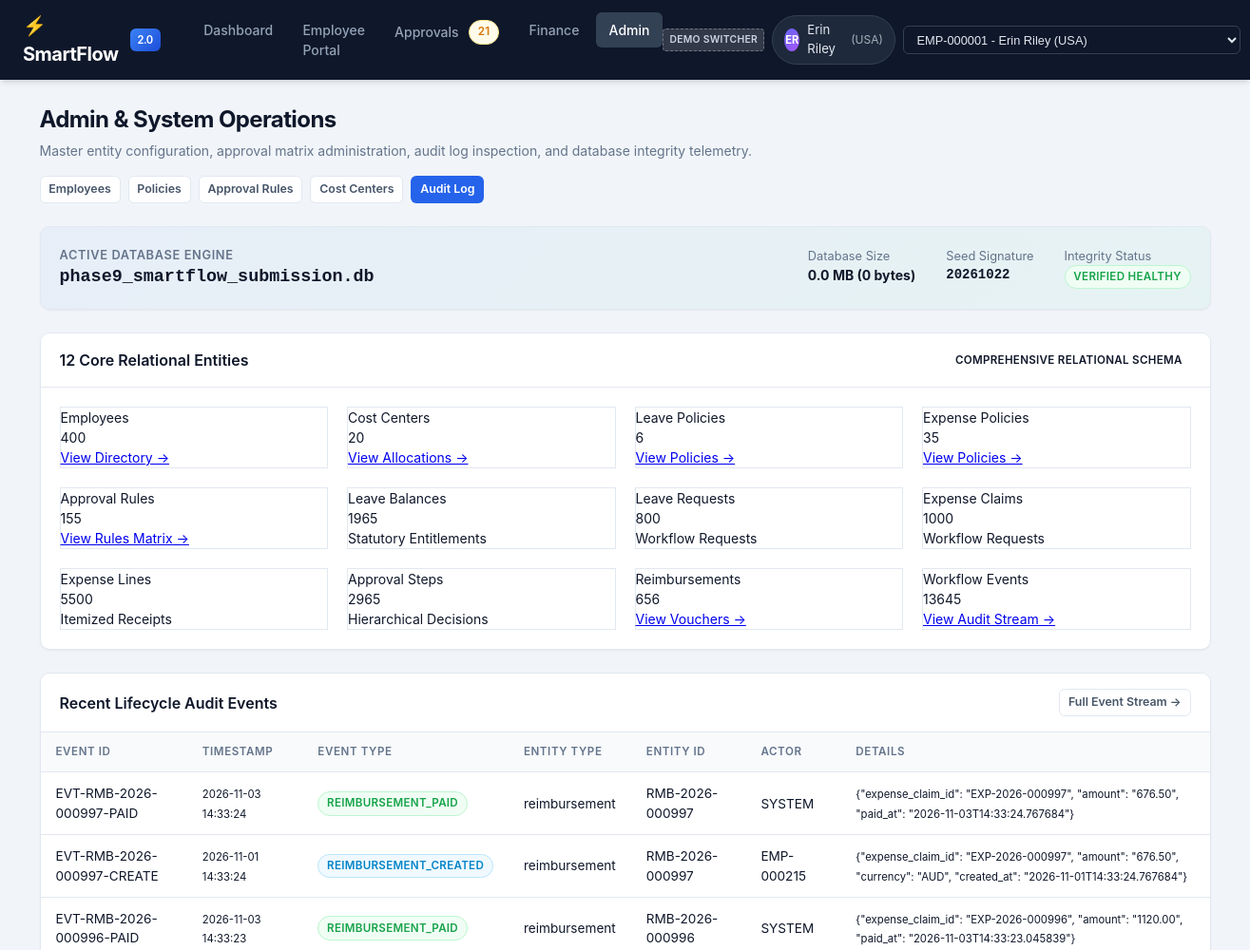
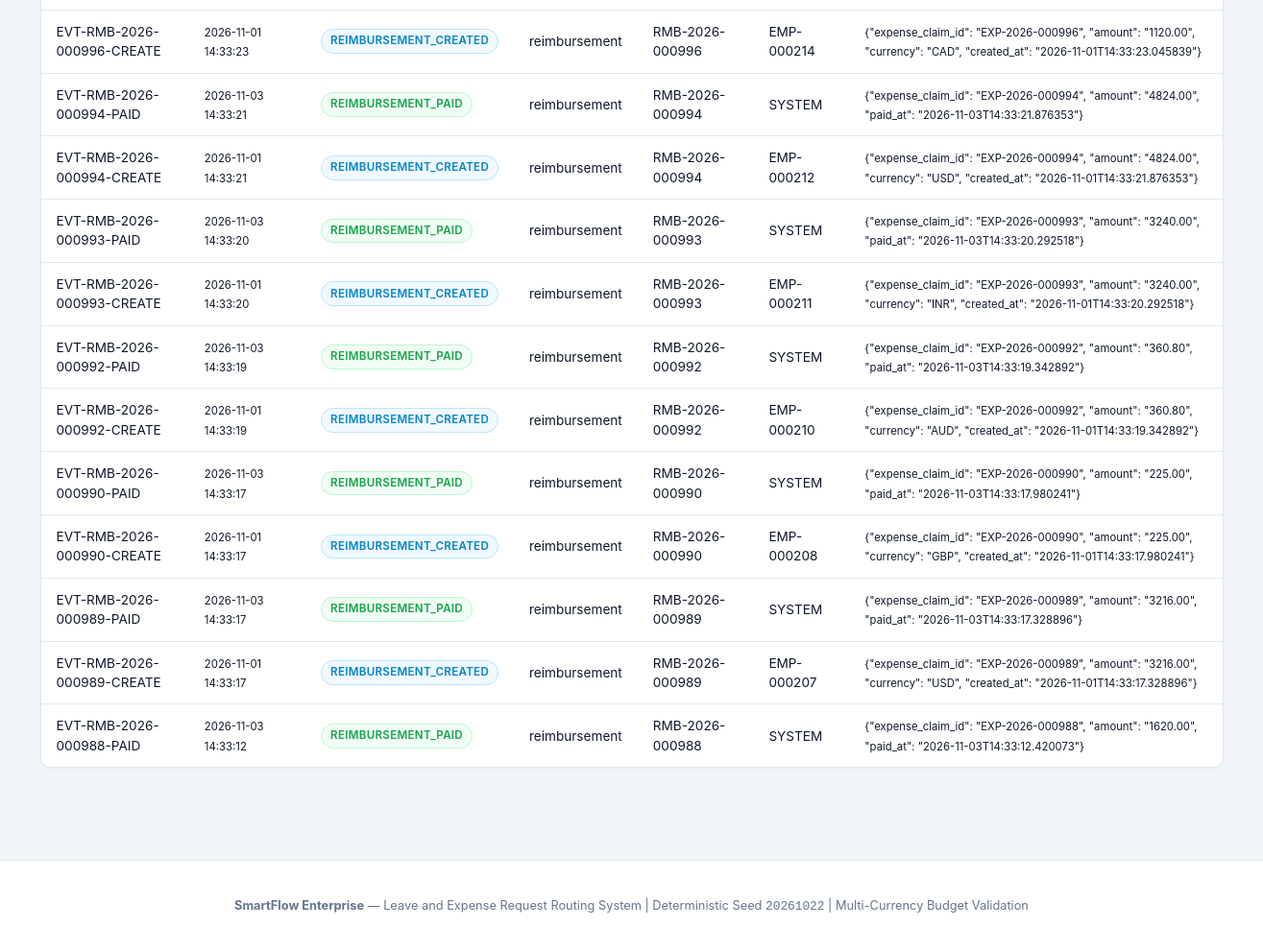
The app's page /admin/ with its own data (2 pictures, top to bottom).
### models/__init__.py (models this page shows)
class Employee(db.Model):
    __tablename__ = "employees"
    employee_id = db.Column(db.String(16), primary_key=True)
    first_name = db.Column(db.String(80), nullable=False)
    last_name = db.Column(db.String(80), nullable=False)
    email = db.Column(db.String(255), nullable=False, unique=True)
    country = db.Column(db.String(64), nullable=False)
    department = db.Column(db.String(80), nullable=False)
    job_title = db.Column(db.String(120), nullable=False)
    manager_id = db.Column(
        db.String(16),
        db.ForeignKey("employees.employee_id"),
        nullable=True,
    )
    cost_center_id = db.Column(
        db.String(32),
        db.ForeignKey("cost_centers.cost_center_id"),
        nullable=True,
    )
    hire_date = db.Column(db.Date, nullable=False)
    termination_date = db.Column(db.Date, nullable=True)
    is_active = db.Column(db.Boolean, nullable=False, default=True)
    created_at = db.Column(db.DateTime, nullable=False, default=utc_now)
    updated_at = db.Column(db.DateTime, nullable=False, default=utc_now, onupdate=utc_now)
    manager = db.relationship(
        "Employee",
        remote_side=[employee_id],
        foreign_keys=[manager_id],
        back_populates="direct_reports",
    )
    direct_reports = db.relationship(
        "Employee",
        foreign_keys=[manager_id],
        back_populates="manager",
    )
    cost_center = db.relationship(
        "CostCenter",
        foreign_keys=[cost_center_id],
        back_populates="employees",
    )
    owned_cost_centers = db.relationship(
        "CostCenter",
        foreign_keys="CostCenter.owner_employee_id",
        back_populates="owner",
    )
    leave_balances = db.relationship("LeaveBalance", back_populates="employee")
    leave_requests = db.relationship("LeaveRequest", back_populates="employee")
    expense_claims = db.relationship("ExpenseClaim", back_populates="employee")
    approval_steps = db.relationship("ApprovalStep", back_populates="approver")
    workflow_events = db.relationship(
        "WorkflowEvent",
        foreign_keys="WorkflowEvent.actor_employee_id",
        back_populates="actor",
    )
    @property
    def role(self) -> str:
        if not self.manager_id:
            return "Executive"
        if self.direct_reports:
            return "Manager"
        return "Employee"

### routes/admin.py (the view)
@admin_bp.route("/")
def portal():
    db_uri = Config.SQLALCHEMY_DATABASE_URI
    db_file = db_uri.replace("sqlite:///", "")
    file_size = os.path.getsize(db_file) if os.path.exists(db_file) else 0
    entity_counts = {
        "employees": Employee.query.count(),
        "cost_centers": CostCenter.query.count(),
        "leave_policies": LeavePolicy.query.count(),
        "leave_balances": LeaveBalance.query.count(),
        "expense_policies": ExpensePolicy.query.count(),
        "approval_rules": ApprovalRule.query.count(),
        "leave_requests": LeaveRequest.query.count(),
        "expense_claims": ExpenseClaim.query.count(),
        "expense_lines": ExpenseLine.query.count(),
        "approval_steps": ApprovalStep.query.count(),
        "reimbursements": Reimbursement.query.count(),
        "workflow_events": WorkflowEvent.query.count(),
    }
    recent_events = WorkflowEvent.query.order_by(WorkflowEvent.event_id.desc()).limit(15).all()
    return render_template(
        "admin/portal.html",
        db_file=db_file,
        file_size=file_size,
        entity_counts=entity_counts,
        recent_events=recent_events,
        seed=Config.RANDOM_SEED,
    )

### templates/admin/portal.html (shortened to what this page needs)
{% extends "base.html" %}
{% block content %}
<div class="page-header">
    <div>
        <h1 class="page-title">Admin & System Operations</h1>
        <p class="page-subtitle">Master entity configuration, approval matrix administration, audit log inspection, and database integrity telemetry.</p>
    </div>
    <div style="display: flex; gap: 0.5rem;">
        <a href="{{ url_for('admin.employees') }}" class="btn btn-secondary btn-sm">Employees</a>
        <a href="{{ url_for('admin.policies') }}" class="btn btn-secondary btn-sm">Policies</a>
        <a href="{{ url_for('admin.rules') }}" class="btn btn-secondary btn-sm">Approval Rules</a>
        <a href="{{ url_for('admin.cost_centers') }}" class="btn btn-secondary btn-sm">Cost Centers</a>
        <a href="{{ url_for('admin.audit_log') }}" class="btn btn-primary btn-sm">Audit Log</a>
    </div>
</div>
<div class="card mb-4" style="background: linear-gradient(135deg, rgba(37,99,235,0.05), rgba(16,185,129,0.05)); border: 1px solid var(--border-color);">
    <div style="padding: 1.25rem; display: flex; justify-content: space-between; align-items: center; flex-wrap: wrap; gap: 1rem;">
        <div>
            <div style="font-size: 0.8rem; text-transform: uppercase; letter-spacing: 0.05em; color: var(--text-muted); font-weight: 600;">Active Database Engine</div>
            <div style="font-size: 1.15rem; font-weight: 700; font-family: monospace; color: var(--text-color);">{{ db_file }}</div>
        </div>
        <div style="display: flex; gap: 2rem;">
            <div>
                <div style="font-size: 0.8rem; color: var(--text-muted);">Database Size</div>
                <div style="font-weight: 700;">{{ "{:,.1f}".format(file_size / 1024 / 1024) }} MB ({{ "{:,}".format(file_size) }} bytes)</div>
            </div>
            <div>
                <div style="font-size: 0.8rem; color: var(--text-muted);">Seed Signature</div>
                <div style="font-weight: 700; font-family: monospace;">{{ seed }}</div>
            </div>
            <div>
                <div style="font-size: 0.8rem; color: var(--text-muted);">Integrity Status</div>
                <span class="badge badge-success">Verified Healthy</span>
            </div>
        </div>
    </div>
</div>
<div class="card mb-4">
    <div class="card-header">
        <h2 class="card-title">12 Core Relational Entities</h2>
        <span class="badge badge-primary">Comprehensive Relational Schema</span>
    </div>
    <div class="grid grid-4" style="padding: 1.25rem;">
        <div class="stat-card" style="border: 1px solid var(--border-color);">
            <div class="stat-label">Employees</div>
            <div class="stat-value">{{ entity_counts.employees }}</div>
            <a href="{{ url_for('admin.employees') }}" class="stat-meta text-primary">View Directory &rarr;</a>
        </div>
        <div class="stat-card" style="border: 1px solid var(--border-color);">
            <div class="stat-label">Cost Centers</div>
            <div class="stat-value">{{ entity_counts.cost_centers }}</div>
            <a href="{{ url_for('admin.cost_centers') }}" class="stat-meta text-primary">View Allocations &rarr;</a>
        </div>
        <div class="stat-card" style="border: 1px solid var(--border-color);">
            <div class="stat-label">Leave Policies</div>
            <div class="stat-value">{{ entity_counts.leave_policies }}</div>
            <a href="{{ url_for('admin.policies') }}" class="stat-meta text-primary">View Policies &rarr;</a>
        </div>
        <div class="stat-card" style="border: 1px solid var(--border-color);">
            <div class="stat-label">Expense Policies</div>
            <div class="stat-value">{{ entity_counts.expense_policies }}</div>
            <a href="{{ url_for('admin.policies') }}" class="stat-meta text-primary">View Policies &rarr;</a>
        </div>
        <div class="stat-card" style="border: 1px solid var(--border-color);">
            <div class="stat-label">Approval Rules</div>
            <div class="stat-value">{{ entity_counts.approval_rules }}</div>
            <a href="{{ url_for('admin.rules') }}" class="stat-meta text-primary">View Rules Matrix &rarr;</a>
        </div>
        <div class="stat-card" style="border: 1px solid var(--border-color);">
            <div class="stat-label">Leave Balances</div>
            <div class="stat-value">{{ entity_counts.leave_balances }}</div>
            <span class="stat-meta text-muted">Statutory Entitlements</span>
        </div>
        <div class="stat-card" style="border: 1px solid var(--border-color);">
            <div class="stat-label">Leave Requests</div>
            <div class="stat-value">{{ entity_counts.leave_requests }}</div>
            <span class="stat-meta text-muted">Workflow Requests</span>
        </div>
        <div class="stat-card" style="border: 1px solid var(--border-color);">
            <div class="stat-label">Expense Claims</div>
            <div class="stat-value">{{ entity_counts.expense_claims }}</div>
            <span class="stat-meta text-muted">Workflow Requests</span>
        </div>
        <div class="stat-card" style="border: 1px solid var(--border-color);">
            <div class="stat-label">Expense Lines</div>
            <div class="stat-value">{{ entity_counts.expense_lines }}</div>
            <span class="stat-meta text-muted">Itemized Receipts</span>
        </div>
        <div class="stat-card" style="border: 1px solid var(--border-color);">
            <div class="stat-label">Approval Steps</div>
            <div class="stat-value">{{ entity_counts.approval_steps }}</div>
            <span class="stat-meta text-muted">Hierarchical Decisions</span>
        </div>
        <div class="stat-card" style="border: 1px solid var(--border-color);">
            <div class="stat-label">Reimbursements</div>
            <div class="stat-value">{{ entity_counts.reimbursements }}</div>
            <a href="{{ url_for('finance.portal') }}" class="stat-meta text-primary">View Vouchers &rarr;</a>
        </div>
        <div class="stat-card" style="border: 1px solid var(--border-color);">
            <div class="stat-label">Workflow Events</div>
            <div class="stat-value">{{ entity_counts.workflow_events }}</div>
            <a href="{{ url_for('admin.audit_log') }}" class="stat-meta text-primary">View Audit Stream &rarr;</a>
        </div>
    </div>
</div>
<div class="card">
    <div class="card-header">
        <h2 class="card-title">Recent Lifecycle Audit Events</h2>
        <a href="{{ url_for('admin.audit_log') }}" class="btn btn-secondary btn-sm">Full Event Stream &rarr;</a>
    </div>
    <div class="table-responsive">
        <table class="table">
            <thead>
                <tr>
                    <th>Event ID</th>
                    <th>Timestamp</th>
                    <th>Event Type</th>
                    <th>Entity Type</th>
                    <th>Entity ID</th>
                    <th>Actor</th>
                    <th>Details</th>
                </tr>
            </thead>
            <tbody>
                {% for ev in recent_events %}
                <tr>
                    <td class="font-mono text-muted">{{ ev.event_id }}</td>
                    <td class="text-muted"><small>{{ ev.timestamp.strftime('%Y-%m-%d %H:%M:%S') if ev.timestamp else '—' }}</small></td>
                    <td>
                        <span class="badge {% if 'APPROVED' in ev.event_type or 'PAID' in ev.event_type %}badge-success{% elif 'REJECTED' in ev.event_type or 'FAILED' in ev.event_type %}badge-danger{% else %}badge-info{% endif %}">
                            {{ ev.event_type }}
                        </span>
                    </td>
                    <td>{{ ev.entity_type }}</td>
                    <td class="font-mono">
                        {% if ev.entity_type == 'leave_request' %}
                        <a href="{{ url_for('employee.leave_detail', leave_id=ev.entity_id) }}">{{ ev.entity_id }}</a>
                        {% elif ev.entity_type == 'expense_claim' %}
                        <a href="{{ url_for('employee.expense_detail', claim_id=ev.entity_id) }}">{{ ev.entity_id }}</a>
                        {% else %}
                        {{ ev.entity_id }}
                        {% endif %}
                    </td>
                    <td>{{ ev.actor_employee_id or 'SYSTEM' }}</td>
                    <td><small>{{ ev.details }}</small></td>
                </tr>
                {% endfor %}
            </tbody>
        </table>
    </div>
</div>
{% endblock %}

### templates/base.html (shortened to what this page needs)
<!DOCTYPE html>
<html lang="en">
<head>
    <link rel="stylesheet" href="{{ url_for('static', filename='css/style.css') }}">
</head>
<body>
    <header class="navbar">
        <div style="display: flex; align-items: center; gap: 2rem;">
            <a href="{{ url_for('main.dashboard') }}" class="navbar-brand">
                <span>⚡ SmartFlow</span>
                <span class="brand-badge">2.0</span>
            </a>
            <ul class="navbar-nav">
                <li>
                    <a href="{{ url_for('main.dashboard') }}" class="nav-link {% if request.endpoint == 'main.dashboard' %}active{% endif %}">
                        Dashboard
                    </a>
                </li>
                <li>
                    <a href="{{ url_for('employee.hub') }}" class="nav-link {% if request.blueprint == 'employee' %}active{% endif %}">
                        Employee Portal
                    </a>
                </li>
                <li>
                    <a href="{{ url_for('approvals.inbox') }}" class="nav-link {% if request.blueprint == 'approvals' %}active{% endif %}">
                        Approvals
                        {% if pending_approvals_count > 0 %}
                            <span class="badge badge-warning" style="margin-left: 0.25rem;">{{ pending_approvals_count }}</span>
                        {% endif %}
                    </a>
                </li>
                <li>
                    <a href="{{ url_for('finance.portal') }}" class="nav-link {% if request.blueprint == 'finance' %}active{% endif %}">
                        Finance
                    </a>
                </li>
                <li>
                    <a href="{{ url_for('admin.portal') }}" class="nav-link {% if request.blueprint == 'admin' %}active{% endif %}">
                        Admin
                    </a>
                </li>
            </ul>
        </div>
        <div class="navbar-user-switcher">
            {% if current_user %}
                <form action="{{ url_for('main.switch_user') }}" method="POST" style="margin: 0; display: flex; align-items: center; gap: 0.5rem;">
                    <span class="badge" style="background: rgba(255, 255, 255, 0.15); color: #cbd5e1; font-size: 0.65rem; border: 1px dashed rgba(255,255,255,0.3); padding: 0.2rem 0.4rem; border-radius: 4px;" title="Demonstration Persona Switcher (Simulation Only - Not Production SSO)">Demo Switcher</span>
                    <div class="user-pill">
                        <div class="user-avatar">{{ current_user.first_name[0] }}{{ current_user.last_name[0] }}</div>
                        <span>{{ current_user.first_name }} {{ current_user.last_name }}</span>
                        <span style="opacity: 0.7; font-size: 0.75rem;">({{ current_user.country }})</span>
                    </div>
                    <select name="employee_id" class="switcher-select" onchange="this.form.submit()" title="Switch demo persona (Simulation Only - Not Production SSO)">
                        <optgroup label="Staff Employees (Standard Access - Restricted)">
                            {% for e in active_employees[:15] %}
                                <option value="{{ e.employee_id }}" {% if current_user.employee_id == e.employee_id %}selected{% endif %}>
                                    {{ e.employee_id }} - {{ e.first_name }} {{ e.last_name }} ({{ e.country }})
                                </option>
                            {% endfor %}
                        </optgroup>
                    </select>
                </form>
            {% endif %}
        </div>
    </header>
    <main class="container">
        {% block content %}{% endblock %}
    </main>
    <footer class="app-footer">
        <p><strong>SmartFlow Enterprise</strong> &mdash; Leave and Expense Request Routing System | Deterministic Seed <code>20261022</code> | Multi-Currency Budget Validation</p>
    </footer>
</body>
</html>

### records on screen
Employee: first_name "E", last_name "R", first_name "Erin", last_name "Riley", country "USA"

### other values on screen
{{ pending_approvals_count }} "21"
{{ db_file }} "phase9_smartflow_submission.db"
{{ "{:,.1f}".format(file_size / 1024 / 1024) }} "0.0"
{{ "{:,}".format(file_size) }} "0"
{{ seed }} "20261022"
{{ entity_counts.employees }} "400"
{{ entity_counts.cost_centers }} "20"
{{ entity_counts.leave_policies }} "6"
{{ entity_counts.expense_policies }} "35"
{{ entity_counts.approval_rules }} "155"
{{ entity_counts.leave_balances }} "1965"
{{ entity_counts.leave_requests }} "800"
{{ entity_counts.expense_claims }} "1000"
{{ entity_counts.expense_lines }} "5500"
{{ entity_counts.approval_steps }} "2965"
